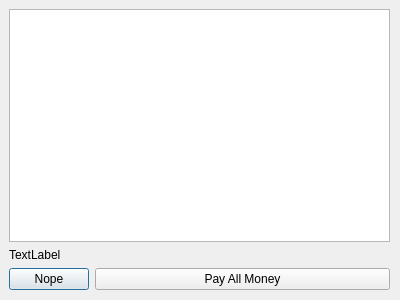
<?xml version="1.0" encoding="UTF-8"?>
<ui version="4.0">
 <class>PayMoneyPage</class>
 <widget class="QDialog" name="PayMoneyPage">
  <property name="geometry">
   <rect>
    <x>0</x>
    <y>0</y>
    <width>400</width>
    <height>300</height>
   </rect>
  </property>
  <property name="windowTitle">
   <string>Dialog</string>
  </property>
  <widget class="QWidget" name="formLayoutWidget">
   <property name="geometry">
    <rect>
     <x>9</x>
     <y>9</y>
     <width>381</width>
     <height>281</height>
    </rect>
   </property>
   <layout class="QFormLayout" name="formLayout">
    <item row="0" column="0" colspan="2">
     <widget class="QTableView" name="PriceView"/>
    </item>
    <item row="1" column="0" colspan="2">
     <widget class="QLabel" name="InfoLabel">
      <property name="text">
       <string>TextLabel</string>
      </property>
     </widget>
    </item>
    <item row="2" column="0">
     <widget class="QPushButton" name="NopeButton">
      <property name="text">
       <string>Nope</string>
      </property>
     </widget>
    </item>
    <item row="2" column="1">
     <widget class="QPushButton" name="PayButon">
      <property name="text">
       <string>Pay All Money</string>
      </property>
     </widget>
    </item>
   </layout>
  </widget>
 </widget>
 <resources/>
 <connections/>
</ui>
